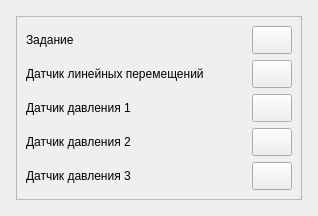
     <widget class="QWidget" name="tab_colors">
      <attribute name="title">
       <string>Цвета датчиков</string>
      </attribute>
      <layout class="QVBoxLayout" name="verticalLayout_colors">
       <property name="spacing">
        <number>12</number>
       </property>
       <property name="leftMargin">
        <number>16</number>
       </property>
       <property name="topMargin">
        <number>16</number>
       </property>
       <property name="rightMargin">
        <number>16</number>
       </property>
       <property name="bottomMargin">
        <number>16</number>
       </property>
       <item>
        <widget class="QFrame" name="frame_color_Section">
         <property name="frameShape">
          <enum>QFrame::Shape::StyledPanel</enum>
         </property>
         <property name="frameShadow">
          <enum>QFrame::Shadow::Raised</enum>
         </property>
         <layout class="QGridLayout" name="gridLayout_4">
          <item row="0" column="0">
           <widget class="QLabel" name="label_color_task">
            <property name="sizePolicy">
             <sizepolicy hsizetype="Preferred" vsizetype="Preferred">
              <horstretch>0</horstretch>
              <verstretch>0</verstretch>
             </sizepolicy>
            </property>
            <property name="minimumSize">
             <size>
              <width>220</width>
              <height>0</height>
             </size>
            </property>
            <property name="text">
             <string>Задание</string>
            </property>
           </widget>
          </item>
          <item row="3" column="0">
           <widget class="QLabel" name="label_color_pressure2">
            <property name="sizePolicy">
             <sizepolicy hsizetype="Preferred" vsizetype="Preferred">
              <horstretch>0</horstretch>
              <verstretch>0</verstretch>
             </sizepolicy>
            </property>
            <property name="minimumSize">
             <size>
              <width>220</width>
              <height>0</height>
             </size>
            </property>
            <property name="text">
             <string>Датчик давления 2</string>
            </property>
           </widget>
          </item>
          <item row="4" column="1">
           <widget class="QPushButton" name="pushButton_color_pressure3">
            <property name="sizePolicy">
             <sizepolicy hsizetype="Preferred" vsizetype="Preferred">
              <horstretch>0</horstretch>
              <verstretch>0</verstretch>
             </sizepolicy>
            </property>
            <property name="minimumSize">
             <size>
              <width>40</width>
              <height>28</height>
             </size>
            </property>
            <property name="maximumSize">
             <size>
              <width>16777215</width>
              <height>16777215</height>
             </size>
            </property>
            <property name="text">
             <string/>
            </property>
           </widget>
          </item>
          <item row="2" column="1">
           <widget class="QPushButton" name="pushButton_color_pressure1">
            <property name="sizePolicy">
             <sizepolicy hsizetype="Preferred" vsizetype="Preferred">
              <horstretch>0</horstretch>
              <verstretch>0</verstretch>
             </sizepolicy>
            </property>
            <property name="minimumSize">
             <size>
              <width>40</width>
              <height>28</height>
             </size>
            </property>
            <property name="maximumSize">
             <size>
              <width>16777215</width>
              <height>16777215</height>
             </size>
            </property>
            <property name="text">
             <string/>
            </property>
           </widget>
          </item>
          <item row="3" column="1">
           <widget class="QPushButton" name="pushButton_color_pressure2">
            <property name="sizePolicy">
             <sizepolicy hsizetype="Preferred" vsizetype="Preferred">
              <horstretch>0</horstretch>
              <verstretch>0</verstretch>
             </sizepolicy>
            </property>
            <property name="minimumSize">
             <size>
              <width>40</width>
              <height>28</height>
             </size>
            </property>
            <property name="maximumSize">
             <size>
              <width>16777215</width>
              <height>16777215</height>
             </size>
            </property>
            <property name="text">
             <string/>
            </property>
           </widget>
          </item>
          <item row="2" column="0">
           <widget class="QLabel" name="label_color_pressure1">
            <property name="sizePolicy">
             <sizepolicy hsizetype="Preferred" vsizetype="Preferred">
              <horstretch>0</horstretch>
              <verstretch>0</verstretch>
             </sizepolicy>
            </property>
            <property name="minimumSize">
             <size>
              <width>220</width>
              <height>0</height>
             </size>
            </property>
            <property name="text">
             <string>Датчик давления 1</string>
            </property>
           </widget>
          </item>
          <item row="4" column="0">
           <widget class="QLabel" name="label_color_pressure3">
            <property name="sizePolicy">
             <sizepolicy hsizetype="Preferred" vsizetype="Preferred">
              <horstretch>0</horstretch>
              <verstretch>0</verstretch>
             </sizepolicy>
            </property>
            <property name="minimumSize">
             <size>
              <width>220</width>
              <height>0</height>
             </size>
            </property>
            <property name="text">
             <string>Датчик давления 3</string>
            </property>
           </widget>
          </item>
          <item row="1" column="0">
           <widget class="QLabel" name="label_color_linear">
            <property name="sizePolicy">
             <sizepolicy hsizetype="Preferred" vsizetype="Preferred">
              <horstretch>0</horstretch>
              <verstretch>0</verstretch>
             </sizepolicy>
            </property>
            <property name="minimumSize">
             <size>
              <width>220</width>
              <height>0</height>
             </size>
            </property>
            <property name="text">
             <string>Датчик линейных перемещений</string>
            </property>
           </widget>
          </item>
          <item row="1" column="1">
           <widget class="QPushButton" name="pushButton_color_linear">
            <property name="sizePolicy">
             <sizepolicy hsizetype="Preferred" vsizetype="Preferred">
              <horstretch>0</horstretch>
              <verstretch>0</verstretch>
             </sizepolicy>
            </property>
            <property name="minimumSize">
             <size>
              <width>40</width>
              <height>28</height>
             </size>
            </property>
            <property name="maximumSize">
             <size>
              <width>16777215</width>
              <height>16777215</height>
             </size>
            </property>
            <property name="text">
             <string/>
            </property>
           </widget>
          </item>
          <item row="0" column="1">
           <widget class="QPushButton" name="pushButton_color_task">
            <property name="sizePolicy">
             <sizepolicy hsizetype="Preferred" vsizetype="Preferred">
              <horstretch>0</horstretch>
              <verstretch>0</verstretch>
             </sizepolicy>
            </property>
            <property name="minimumSize">
             <size>
              <width>40</width>
              <height>28</height>
             </size>
            </property>
            <property name="maximumSize">
             <size>
              <width>16777215</width>
              <height>16777215</height>
             </size>
            </property>
            <property name="text">
             <string/>
            </property>
           </widget>
          </item>
         </layout>
        </widget>
       </item>
       <item>
        <spacer name="verticalSpacer_colors">
         <property name="orientation">
          <enum>Qt::Orientation::Vertical</enum>
         </property>
         <property name="sizeHint" stdset="0">
          <size>
           <width>0</width>
           <height>0</height>
          </size>
         </property>
        </spacer>
       </item>
      </layout>
     </widget>
